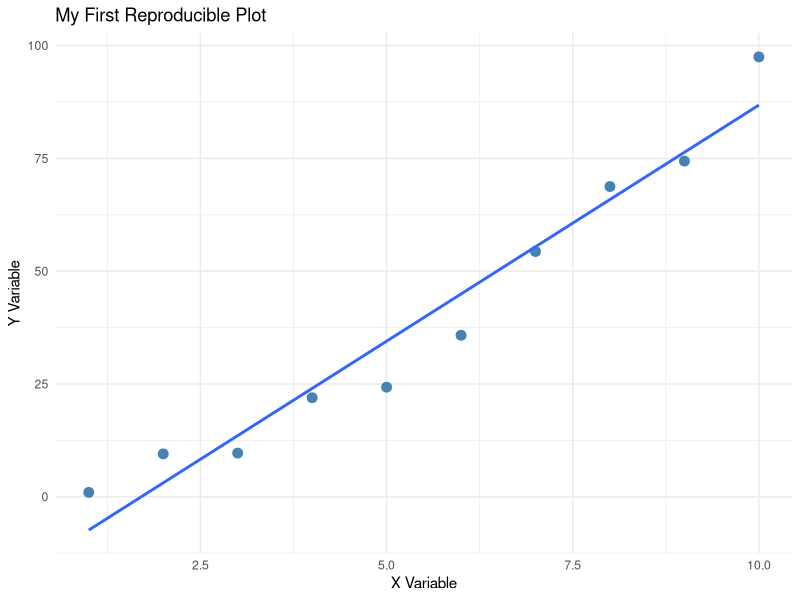

This chart was generated by the following R code:
## ---- chunk 1
# Demonstrate basic R commands
library(tidyverse)

# Create some data
my_data <- data.frame(
  x = 1:10,
  y = (1:10)^2 + rnorm(10, 0, 5)
)

# Summary statistics
summary(my_data)

# Store values for inline use
mean_x <- mean(my_data$x)
## ---- chunk 2
ggplot(my_data, aes(x = x, y = y)) +
  geom_point(size = 3, color = "steelblue") +
  geom_smooth(method = "lm", se = FALSE) +
  labs(
    title = "My First Reproducible Plot",
    x = "X Variable",
    y = "Y Variable"
  ) +
  theme_minimal()
